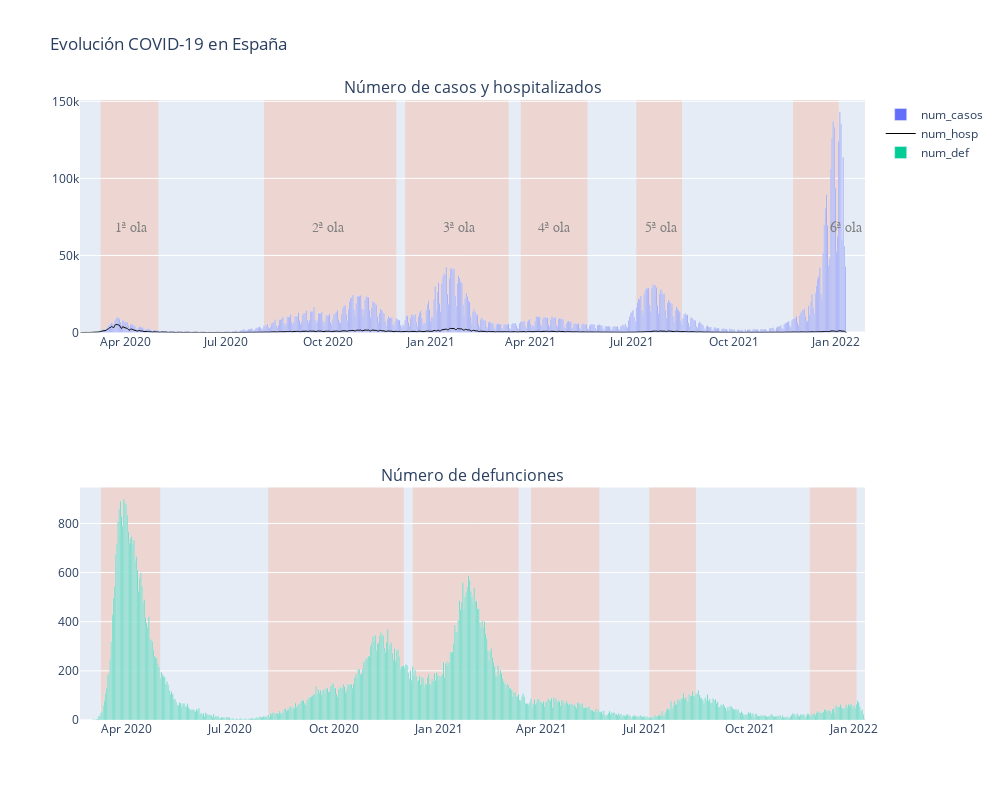

Source (notebook cell):
### Code cell
# agrupamos por fecha
df = datos_covid.groupby(['fecha'],as_index=False).agg({
    'num_casos': np.sum, 'num_def': np.sum, 'num_hosp': np.sum, 'num_uci': np.sum})

 # creamos las dos visualizaciones
fig = make_subplots(rows=2, cols=1, shared_xaxes=False, 
                    subplot_titles =['Número de casos y hospitalizados','Número de defunciones'])
 # 1 plot
fig.add_trace(go.Bar(x=df['fecha'], y=df['num_casos'], name = "num_casos"), row=1, col=1)

fig.add_trace(go.Scatter(x=df['fecha'], y=df['num_hosp'], name = "num_hosp", line_shape = 'spline', mode='lines', 
                         line = dict(color='black', width=1, dash='solid')), row=1, col=1)
 # 2 plot
fig.add_trace(go.Bar(x=df['fecha'], y=df['num_def'], name = 'num_def'),
    row=2, col=1)

 # anotaciones plot
fig.add_vrect(x0="2020-03-10", x1="2020-05-01", fillcolor="LightSalmon", opacity=0.3, layer="below", line_width=0)
fig.add_vrect(x0="2020-08-04", x1="2020-12-01", fillcolor="LightSalmon", opacity=0.3, layer="below", line_width=0)
fig.add_vrect(x0="2020-12-09", x1="2021-03-12", fillcolor="LightSalmon", opacity=0.3, layer="below", line_width=0)
fig.add_vrect(x0="2021-03-23", x1="2021-05-22", fillcolor="LightSalmon", opacity=0.3, layer="below", line_width=0)
fig.add_vrect(x0="2021-07-05", x1="2021-08-15", fillcolor="LightSalmon", opacity=0.3, layer="below", line_width=0)
fig.add_vrect(x0="2021-11-23", x1="2022-01-03", fillcolor="LightSalmon", opacity=0.3, layer="below", line_width=0)

fig.add_annotation(x="2020-04-07", y=68000, text="1ª ola", showarrow=False, font=dict(family="Old Standard TT, serif", size=14, color="grey"), row=1, col=1)
fig.add_annotation(x="2020-10-01", y=68000, text="2ª ola", showarrow=False, font=dict(family="Old Standard TT, serif", size=14, color="grey"), row=1, col=1)
fig.add_annotation(x="2021-01-27", y=68000, text="3ª ola", showarrow=False, font=dict(family="Old Standard TT, serif", size=14, color="grey"), row=1, col=1)
fig.add_annotation(x="2021-04-22", y=68000, text="4ª ola", showarrow=False, font=dict(family="Old Standard TT, serif", size=14, color="grey"), row=1, col=1)
fig.add_annotation(x="2021-07-28", y=68000, text="5ª ola", showarrow=False, font=dict(family="Old Standard TT, serif", size=14, color="grey"), row=1, col=1)
fig.add_annotation(x="2022-01-10", y=68000, text="6ª ola", showarrow=False, font=dict(family="Old Standard TT, serif", size=14, color="grey"), row=1, col=1)

 # ajustes plot
fig.update_layout(hovermode = "x")
fig.update_yaxes(rangemode="tozero")
fig.update_layout(height=800, width=1000, title_text="Evolución COVID-19 en España")

fig.show()

### Figure 1 — Plotly figure (JSON) as saved in the notebook; plotly's stock layout.template omitted (floating-point values rounded to 4 significant figures; data arrays with more than 128 entries replaced by an {"elided": "..."} marker saying what was removed)
{"data": [{"name": "num_casos", "type": "bar", "x": {"elided": "690 str values"}, "xaxis": "x", "y": {"elided": "690 int values"}, "yaxis": "y"}, {"line": {"color": "black", "dash": "solid", "shape": "spline", "width": 1}, "mode": "lines", "name": "num_hosp", "type": "scatter", "x": {"elided": "690 str values"}, "xaxis": "x", "y": {"elided": "690 int values"}, "yaxis": "y"}, {"name": "num_def", "type": "bar", "x": {"elided": "690 str values"}, "xaxis": "x2", "y": {"elided": "690 int values"}, "yaxis": "y2"}], "layout": {"annotations": [{"font": {"size": 16}, "showarrow": false, "text": "Número de casos y hospitalizados", "x": 0.5, "xanchor": "center", "xref": "paper", "y": 1, "yanchor": "bottom", "yref": "paper"}, {"font": {"size": 16}, "showarrow": false, "text": "Número de defunciones", "x": 0.5, "xanchor": "center", "xref": "paper", "y": 0.375, "yanchor": "bottom", "yref": "paper"}, {"font": {"color": "grey", "family": "Old Standard TT, serif", "size": 14}, "showarrow": false, "text": "1ª ola", "x": "2020-04-07", "xref": "x", "y": 68000, "yref": "y"}, {"font": {"color": "grey", "family": "Old Standard TT, serif", "size": 14}, "showarrow": false, "text": "2ª ola", "x": "2020-10-01", "xref": "x", "y": 68000, "yref": "y"}, {"font": {"color": "grey", "family": "Old Standard TT, serif", "size": 14}, "showarrow": false, "text": "3ª ola", "x": "2021-01-27", "xref": "x", "y": 68000, "yref": "y"}, {"font": {"color": "grey", "family": "Old Standard TT, serif", "size": 14}, "showarrow": false, "text": "4ª ola", "x": "2021-04-22", "xref": "x", "y": 68000, "yref": "y"}, {"font": {"color": "grey", "family": "Old Standard TT, serif", "size": 14}, "showarrow": false, "text": "5ª ola", "x": "2021-07-28", "xref": "x", "y": 68000, "yref": "y"}, {"font": {"color": "grey", "family": "Old Standard TT, serif", "size": 14}, "showarrow": false, "text": "6ª ola", "x": "2022-01-10", "xref": "x", "y": 68000, "yref": "y"}], "height": 800, "hovermode": "x", "shapes": [{"fillcolor": "LightSalmon", "layer": "below", "line": {"width": 0}, "opacity": 0.3, "type": "rect", "x0": "2020-03-10", "x1": "2020-05-01", "xref": "x", "y0": 0, "y1": 1, "yref": "y domain"}, {"fillcolor": "LightSalmon", "layer": "below", "line": {"width": 0}, "opacity": 0.3, "type": "rect", "x0": "2020-03-10", "x1": "2020-05-01", "xref": "x2", "y0": 0, "y1": 1, "yref": "y2 domain"}, {"fillcolor": "LightSalmon", "layer": "below", "line": {"width": 0}, "opacity": 0.3, "type": "rect", "x0": "2020-08-04", "x1": "2020-12-01", "xref": "x", "y0": 0, "y1": 1, "yref": "y domain"}, {"fillcolor": "LightSalmon", "layer": "below", "line": {"width": 0}, "opacity": 0.3, "type": "rect", "x0": "2020-08-04", "x1": "2020-12-01", "xref": "x2", "y0": 0, "y1": 1, "yref": "y2 domain"}, {"fillcolor": "LightSalmon", "layer": "below", "line": {"width": 0}, "opacity": 0.3, "type": "rect", "x0": "2020-12-09", "x1": "2021-03-12", "xref": "x", "y0": 0, "y1": 1, "yref": "y domain"}, {"fillcolor": "LightSalmon", "layer": "below", "line": {"width": 0}, "opacity": 0.3, "type": "rect", "x0": "2020-12-09", "x1": "2021-03-12", "xref": "x2", "y0": 0, "y1": 1, "yref": "y2 domain"}, {"fillcolor": "LightSalmon", "layer": "below", "line": {"width": 0}, "opacity": 0.3, "type": "rect", "x0": "2021-03-23", "x1": "2021-05-22", "xref": "x", "y0": 0, "y1": 1, "yref": "y domain"}, {"fillcolor": "LightSalmon", "layer": "below", "line": {"width": 0}, "opacity": 0.3, "type": "rect", "x0": "2021-03-23", "x1": "2021-05-22", "xref": "x2", "y0": 0, "y1": 1, "yref": "y2 domain"}, {"fillcolor": "LightSalmon", "layer": "below", "line": {"width": 0}, "opacity": 0.3, "type": "rect", "x0": "2021-07-05", "x1": "2021-08-15", "xref": "x", "y0": 0, "y1": 1, "yref": "y domain"}, {"fillcolor": "LightSalmon", "layer": "below", "line": {"width": 0}, "opacity": 0.3, "type": "rect", "x0": "2021-07-05", "x1": "2021-08-15", "xref": "x2", "y0": 0, "y1": 1, "yref": "y2 domain"}, {"fillcolor": "LightSalmon", "layer": "below", "line": {"width": 0}, "opacity": 0.3, "type": "rect", "x0": "2021-11-23", "x1": "2022-01-03", "xref": "x", "y0": 0, "y1": 1, "yref": "y domain"}, {"fillcolor": "LightSalmon", "layer": "below", "line": {"width": 0}, "opacity": 0.3, "type": "rect", "x0": "2021-11-23", "x1": "2022-01-03", "xref": "x2", "y0": 0, "y1": 1, "yref": "y2 domain"}], "title": {"text": "Evolución COVID-19 en España"}, "width": 1000, "xaxis": {"anchor": "y", "domain": [0, 1]}, "xaxis2": {"anchor": "y2", "domain": [0, 1]}, "yaxis": {"anchor": "x", "domain": [0.625, 1], "rangemode": "tozero"}, "yaxis2": {"anchor": "x2", "domain": [0, 0.375], "rangemode": "tozero"}}}
